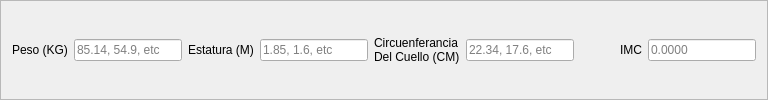
               <widget class="QFrame" name="weightHeightIMCFrame">
                <property name="styleSheet">
                 <string notr="true">QFrame {
	border-width: 2px;
}

QLabel {
	border-color: none;
}</string>
                </property>
                <property name="frameShape">
                 <enum>QFrame::StyledPanel</enum>
                </property>
                <property name="frameShadow">
                 <enum>QFrame::Raised</enum>
                </property>
                <layout class="QVBoxLayout" name="verticalLayout_76">
                 <item>
                  <layout class="QGridLayout" name="gridLayout_60">
                   <item row="0" column="7">
                    <widget class="QLabel" name="BMILabel">
                     <property name="text">
                      <string>IMC</string>
                     </property>
                    </widget>
                   </item>
                   <item row="0" column="8">
                    <widget class="QLineEdit" name="BMILineEdit">
                     <property name="whatsThis">
                      <string>Índice de Masa Corporal del paciente</string>
                     </property>
                     <property name="readOnly">
                      <bool>true</bool>
                     </property>
                     <property name="placeholderText">
                      <string>0.0000</string>
                     </property>
                    </widget>
                   </item>
                   <item row="0" column="4">
                    <widget class="QLabel" name="neckCircumferenceLabel">
                     <property name="text">
                      <string>Circuenferancia
Del Cuello (CM)</string>
                     </property>
                    </widget>
                   </item>
                   <item row="0" column="6">
                    <spacer name="horizontalSpacer_134">
                     <property name="orientation">
                      <enum>Qt::Horizontal</enum>
                     </property>
                     <property name="sizeHint" stdset="0">
                      <size>
                       <width>40</width>
                       <height>20</height>
                      </size>
                     </property>
                    </spacer>
                   </item>
                   <item row="0" column="3">
                    <widget class="QLineEdit" name="heightLineEdit">
                     <property name="whatsThis">
                      <string>Estatura del paciente en metros</string>
                     </property>
                     <property name="maxLength">
                      <number>4</number>
                     </property>
                     <property name="placeholderText">
                      <string>1.85, 1.6, etc</string>
                     </property>
                    </widget>
                   </item>
                   <item row="0" column="1">
                    <widget class="QLineEdit" name="weightLineEdit">
                     <property name="whatsThis">
                      <string>Peso del paciente en kilogramos</string>
                     </property>
                     <property name="maxLength">
                      <number>6</number>
                     </property>
                     <property name="placeholderText">
                      <string>85.14, 54.9, etc</string>
                     </property>
                    </widget>
                   </item>
                   <item row="0" column="2">
                    <widget class="QLabel" name="heightLabel">
                     <property name="text">
                      <string>Estatura (M)</string>
                     </property>
                    </widget>
                   </item>
                   <item row="0" column="0">
                    <widget class="QLabel" name="weightLabel">
                     <property name="text">
                      <string>Peso (KG)</string>
                     </property>
                    </widget>
                   </item>
                   <item row="0" column="5">
                    <widget class="QLineEdit" name="neckCircumferenceLineEdit">
                     <property name="whatsThis">
                      <string>Circunferencia del cuello en centimetros</string>
                     </property>
                     <property name="maxLength">
                      <number>5</number>
                     </property>
                     <property name="placeholderText">
                      <string>22.34, 17.6, etc</string>
                     </property>
                    </widget>
                   </item>
                  </layout>
                 </item>
                </layout>
               </widget>
